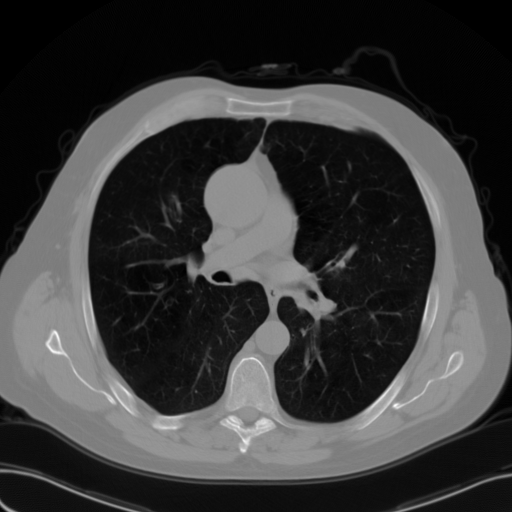
#> input picture OpenCV/images/TAC_PULMAO.bmp, 512 x 512 px, found by its file name
$ python aula_03_ex_05.py
#> lines starting #> are read from the running program, lines starting #| are printed output that depends on the picture; after the words box and inside, x2 and y2 are one past the last pixel; in counts of white or black regions, pixels touching at a corner belong together

# Import
import sys
import numpy as np
import cv2
from matplotlib import pyplot as plt

# Read the image
image = cv2.imread("./images/TAC_PULMAO.bmp", cv2.IMREAD_UNCHANGED)
#> image is the input picture: shape (512, 512); min 0, max 255, mean 59.2

if image is None:
    # Failed Reading
    print("Image file could not be opened!")
    exit(-1)

# Image characteristics
if len (image.shape) > 2:
	print ("The loaded image is NOT a GRAY-LEVEL image !")
	exit(-1)

# Display the original image
cv2.imshow("Original Image", image)

# print some features
height, width = image.shape
#> height = 512; width = 512
nchannels = 1
print("Image Size: (%d,%d)" % (height, width))
#| Image Size: (512,512)
print("Image Type: %d" % nchannels)
print("Number of elements : %d" % image.size)
#| Number of elements : 262144

print("Image Size: (%d,%d)" % (height, width))
#| Image Size: (512,512)

# Apply Histogram Equalization
equalized_image = cv2.equalizeHist(image)
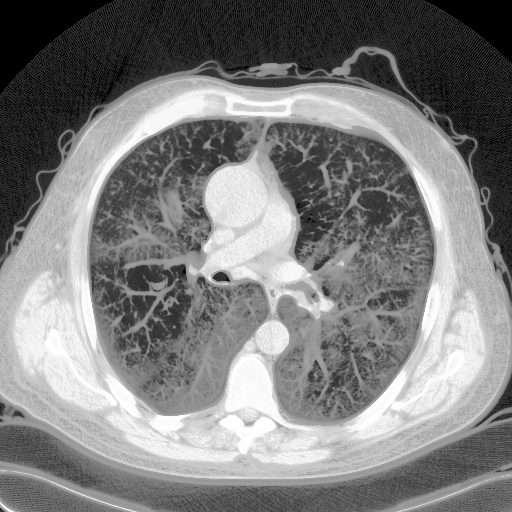
#> equalized_image: shape (512, 512); min 0, max 255, mean 126.7

# Display the equalized image
cv2.imshow("Equalized Image", equalized_image)

# Compute histograms for original and equalized images
histSize = 256
histRange = [0, 256]
histImageWidth = 512
histImageHeight = 512
color = (125)  # Gray color for the bars

# Compute the histogram for the original image
hist_original = cv2.calcHist([image], [0], None, [histSize], histRange)
#> hist_original = 256 values, max 20795 at index 3, min 0 at index 237, mean 1024

# Compute the histogram for the equalized image
hist_equalized = cv2.calcHist([equalized_image], [0], None, [histSize], histRange)
#> hist_equalized = 256 values, max 20795 at index 35, min 0 at index 1, mean 1024

# Normalize the histograms to fit within the display window
cv2.normalize(hist_original, hist_original, 0, histImageHeight, cv2.NORM_MINMAX)
cv2.normalize(hist_equalized, hist_equalized, 0, histImageHeight, cv2.NORM_MINMAX)

# Create blank images to display the histograms (black background)
histImage_original = np.zeros((histImageHeight, histImageWidth, 1), np.uint8)
histImage_equalized = np.zeros((histImageHeight, histImageWidth, 1), np.uint8)

# Draw the histogram bars for the original image
binWidth = int(np.ceil(histImageWidth * 1.0 / histSize))

for i in range(histSize):
    cv2.rectangle(histImage_original, (i * binWidth, histImageHeight),
                  ((i + 1) * binWidth, histImageHeight - int(hist_original[i][0])),
                  (125), -1)
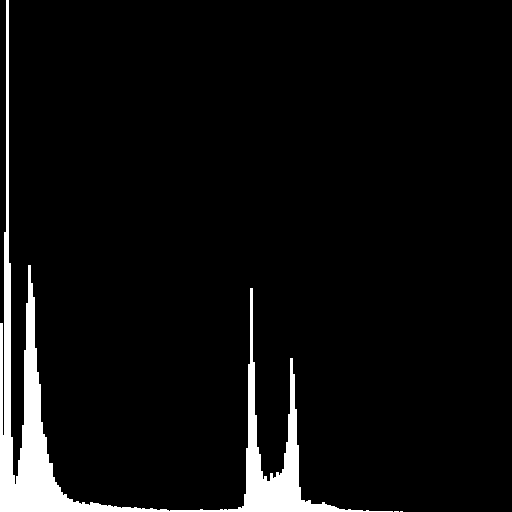
#> histImage_original: shape (512, 512, 1); values 0 (black) and 125 (white), 5.3% white; 3 white regions (2 under 20 px), largest, box (x1, y1, x2, y2) and area: (0, 0, 393, 512) 13894

# Draw the histogram bars for the equalized image
for i in range(histSize):
    cv2.rectangle(histImage_equalized, (i * binWidth, histImageHeight),
                  ((i + 1) * binWidth, histImageHeight - int(hist_equalized[i][0])),
                  (125), -1)
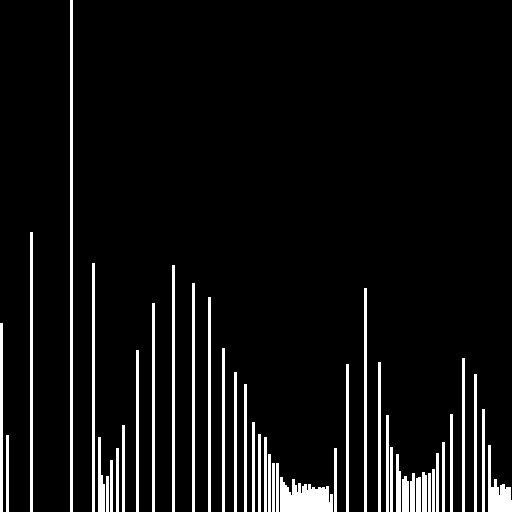
#> histImage_equalized: shape (512, 512, 1); values 0 (black) and 125 (white), 6.9% white; 45 white regions, largest, box (x1, y1, x2, y2) and area: (70, 0, 73, 512) 1536, (280, 477, 333, 512) 1353, (30, 232, 33, 512) 840

# Display the histograms in separate windows
cv2.imshow('Original Image Histogram', histImage_original)  # Gray histogram on black background
cv2.imshow('Equalized Image Histogram', histImage_equalized)  # Gray histogram on black background

# Plot original and equalized histograms
plt.figure(figsize=(12, 6))

# Original Image Histogram
plt.subplot(2, 2, 1)
plt.title("Original Image Histogram")
plt.plot(hist_original, color='r')
plt.xlim(histRange)

# Equalized Image Histogram
plt.subplot(2, 2, 2)
plt.title("Equalized Image Histogram")
plt.plot(hist_equalized, color='g')
plt.xlim(histRange)

# Show images
plt.subplot(2, 2, 3)
plt.imshow(image, cmap='gray')
plt.title('Original Image')

plt.subplot(2, 2, 4)
plt.imshow(equalized_image, cmap='gray')
plt.title('Equalized Image')

plt.tight_layout()
plt.show()
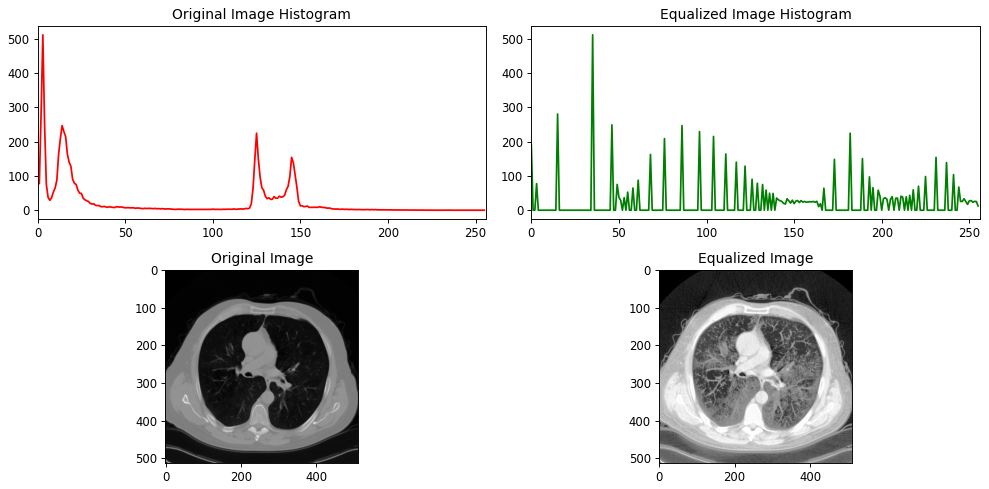
#> figure drawn by matplotlib, 4 panels; panel 1: curve peaks at x = 3, y = 512; panel 2: curve peaks at x = 35, y = 512

cv2.waitKey(0)
cv2.destroyAllWindows()

$ run again, with OpenCV/images/StereoL0.bmp copied over OpenCV/images/TAC_PULMAO.bmp
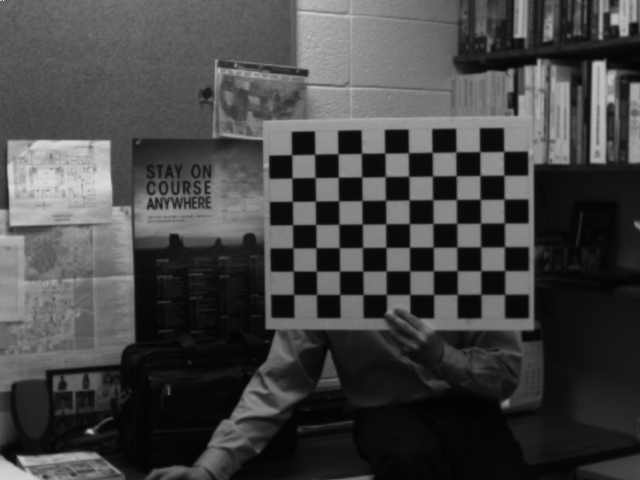
#> input picture OpenCV/images/StereoL0.bmp, 640 x 480 px, found by its file name
#> image is the input picture: shape (480, 640); min 2, max 243, mean 68.5
#| Image Size: (480,640)
#| Number of elements : 307200
#| Image Size: (480,640)
#> hist_original = 256 values, max 8819 at index 11, min 0 at index 0, mean 1200
#> hist_equalized = 256 values, max 8819 at index 45, min 0 at index 2, mean 1200
#> after the loop `for i in range(histSize):`:
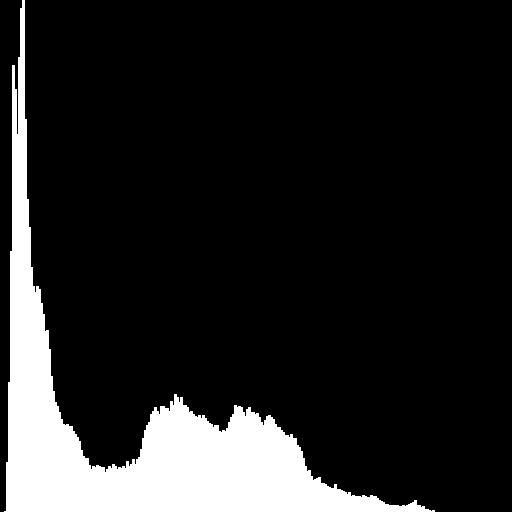
#> histImage_original: shape (512, 512, 1); values 0 (black) and 125 (white), 13.8% white; 1 white region, box (x1, y1, x2, y2) and area: (4, 0, 435, 512) 36261
#> `plt.show()`:
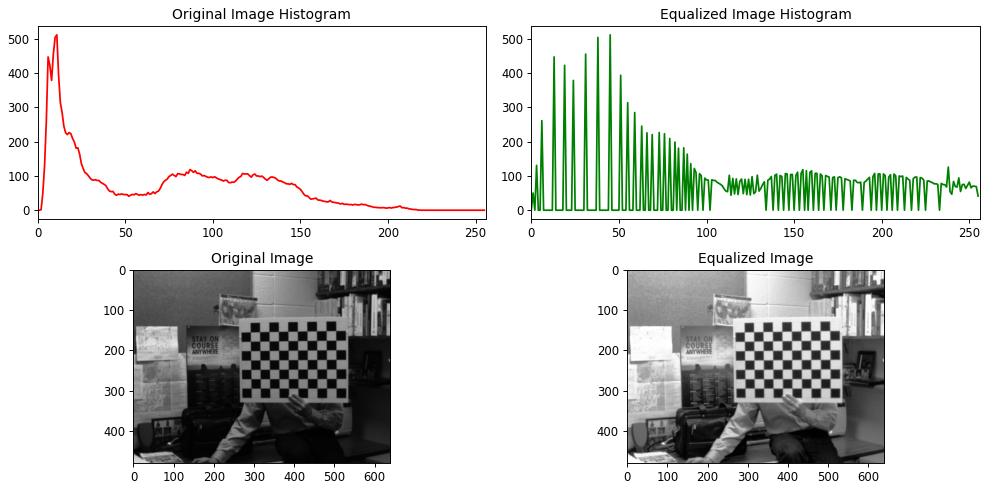
#> figure drawn by matplotlib, 4 panels; panel 1: curve peaks at x = 11, y = 512; panel 2: curve peaks at x = 45, y = 512

$ run again, with OpenCV/images/StereoL11.bmp copied over OpenCV/images/TAC_PULMAO.bmp
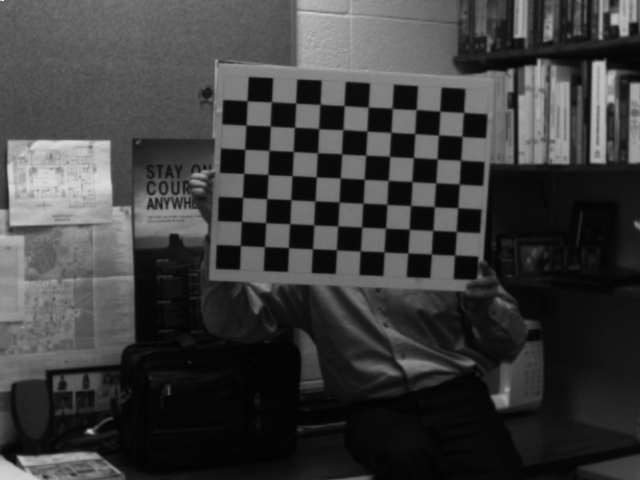
#> input picture OpenCV/images/StereoL11.bmp, 640 x 480 px, found by its file name
#> image is the input picture: shape (480, 640); min 2, max 251, mean 61.2
#| Image Size: (480,640)
#| Number of elements : 307200
#| Image Size: (480,640)
#> hist_original = 256 values, max 11213 at index 10, min 0 at index 0, mean 1200
#> hist_equalized = 256 values, max 11213 at index 50, min 0 at index 2, mean 1200
#> after the loop `for i in range(histSize):`:
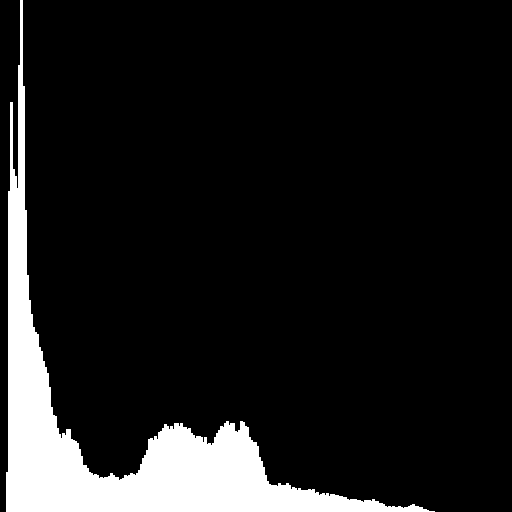
#> histImage_original: shape (512, 512, 1); values 0 (black) and 125 (white), 10.9% white; 1 white region, box (x1, y1, x2, y2) and area: (6, 0, 435, 512) 28599
#> `plt.show()`:
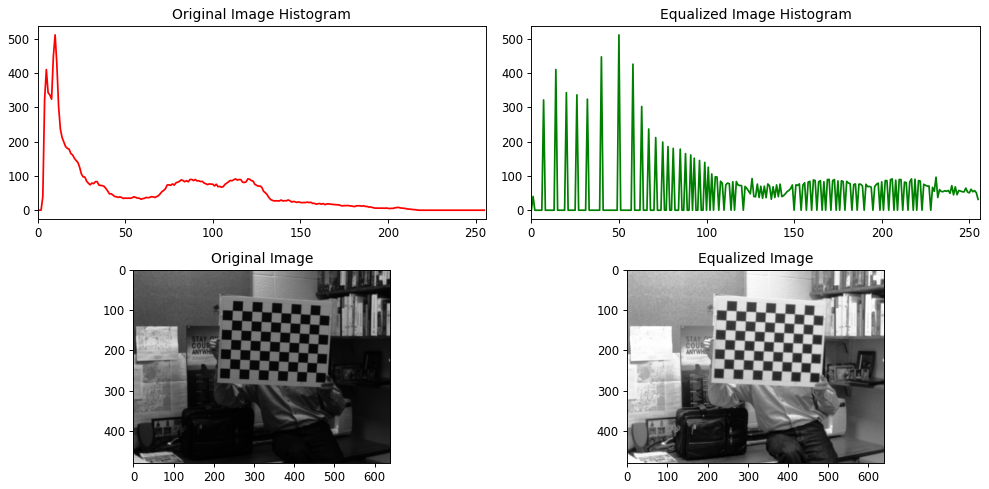
#> figure drawn by matplotlib, 4 panels; panel 1: curve peaks at x = 10, y = 512; panel 2: curve peaks at x = 50, y = 512
